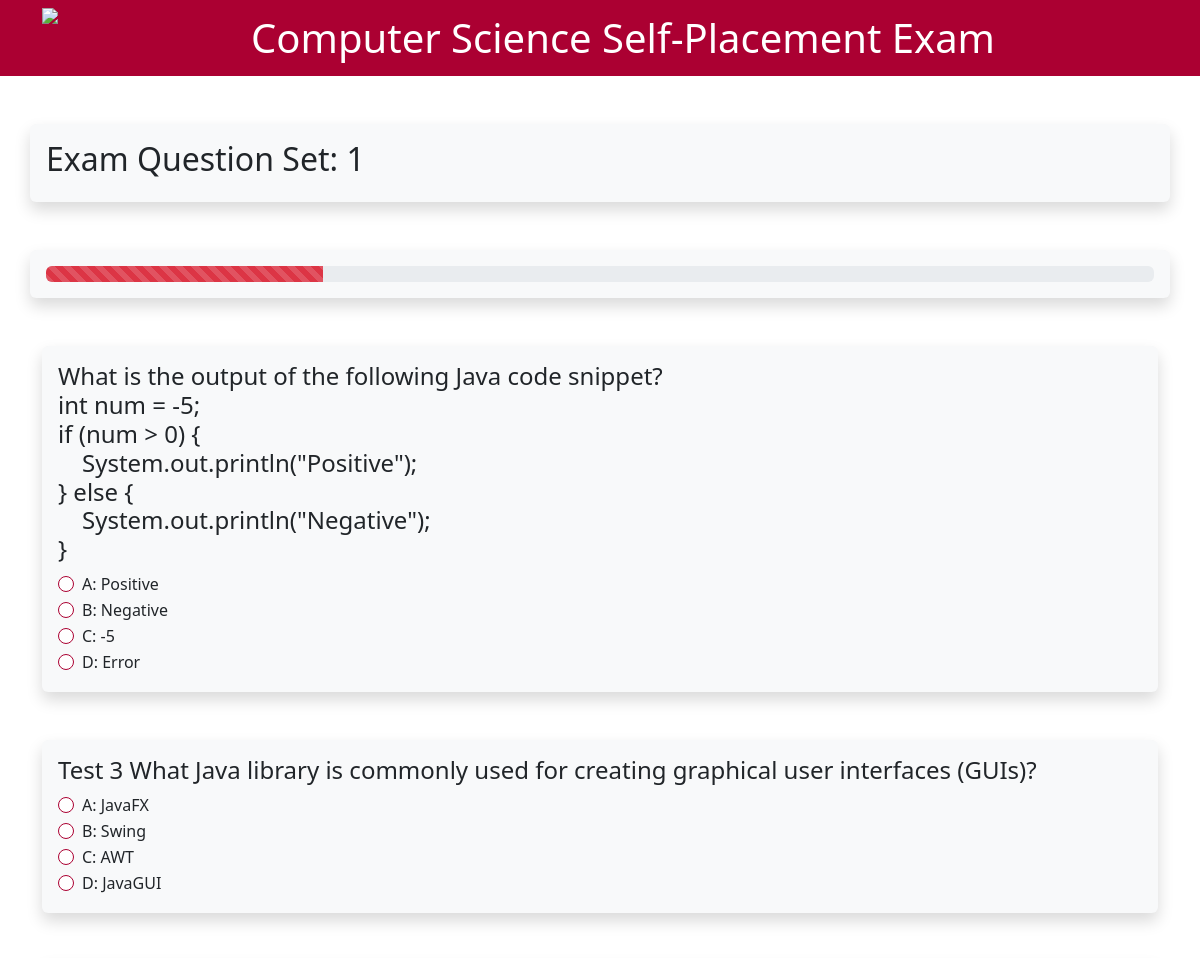
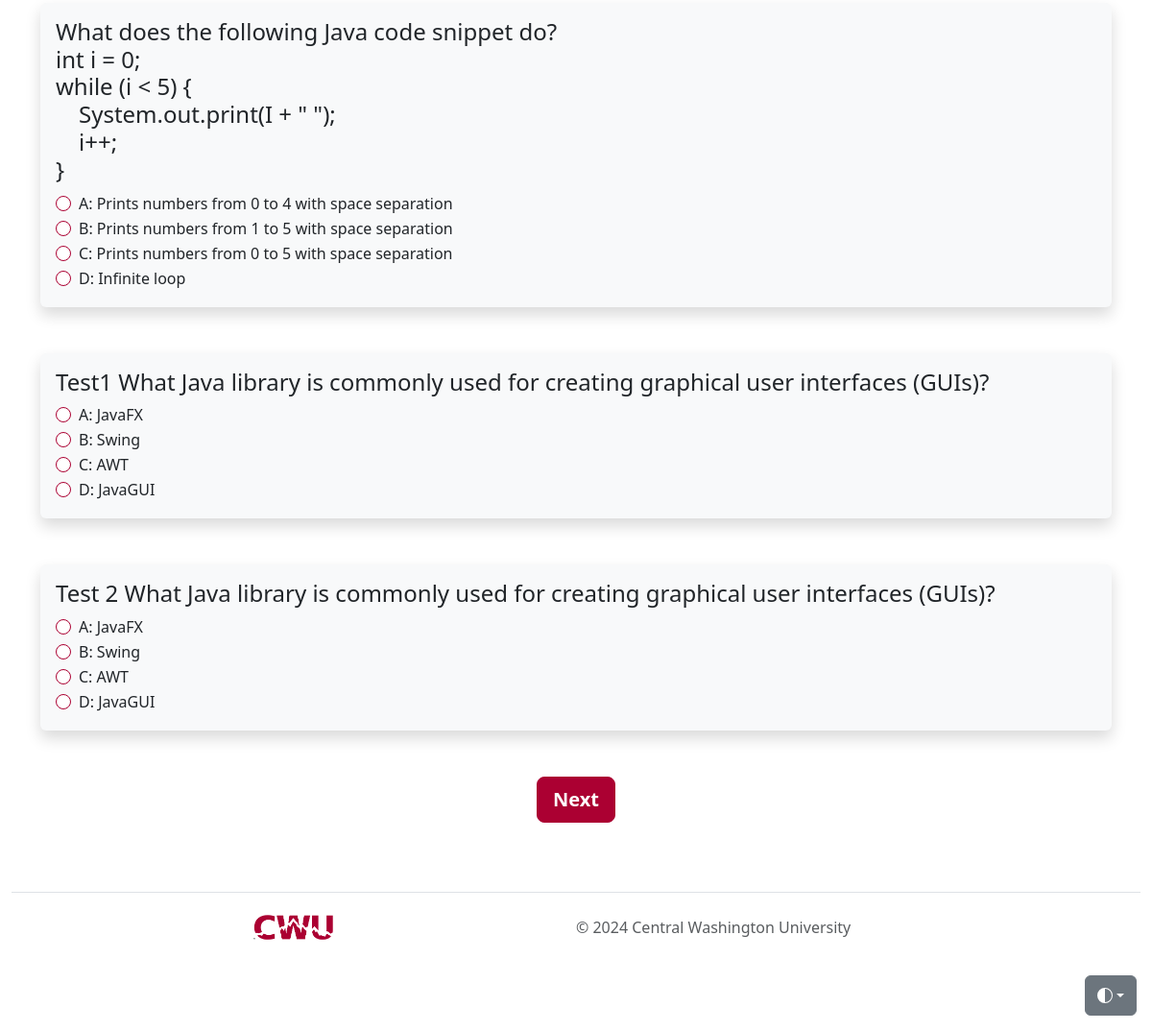
Page /QuizCore/CS110Q1.php on the committed database (2 pictures, top to bottom).
### tables this page shows
CREATE TABLE IF NOT EXISTS questions(
    question_id INT AUTO_INCREMENT,
    difficulty INT NOT NULL,
    question_body VARCHAR(500) NOT NULL,
    answer_1 VARCHAR(200) NOT NULL,
    answer_2 VARCHAR(200) NOT NULL,
    answer_3 VARCHAR(200) NOT NULL,
    answer_4 VARCHAR(200) NOT NULL,
    question_answer VARCHAR(200) NOT NULL,
    PRIMARY KEY(question_id)
);

### QuizCore/functions.php (the view)
<?php
function displayQuestions($result)
{
    if ($result->num_rows > 0) {
        while ($row = $result->fetch_assoc()) {
            echo '<div class="container shadow p-3 my-5 bg-body-tertiary rounded">';
            echo '<h4>' . $row["question_body"] . '</h4>';
            echo '<div class="form-check">';
            echo '<input class="form-check-input" type="radio" id="'  . $row["question_id"] . '-A" name="' . $row["question_id"] . '" value="' . $row["answer_1"] . '" required>';
            echo '<label class="form-check-label" for="'  . $row["question_id"] . '-A">A: ' . $row["answer_1"] . '</label><br>';
            echo '</div>';
            echo '<div class="form-check">';
            echo '<input class="form-check-input" type="radio" id="'  . $row["question_id"] . '-B" name="' . $row["question_id"] . '" value="' . $row["answer_2"] . '" required>';
            echo '<label class="form-check-label" for="'  . $row["question_id"] . '-B">B: ' . $row["answer_2"] . '</label><br>';
            echo '</div>';
            echo '<div class="form-check">';
            echo '<input class="form-check-input" type="radio" id="'  . $row["question_id"] . '-C" name="' . $row["question_id"] . '" value="' . $row["answer_3"] . '" required>';
            echo '<label class="form-check-label" for="'  . $row["question_id"] . '-C">C: ' . $row["answer_3"] . '</label><br>';
            echo '</div>';
            echo '<div class="form-check">';
            echo '<input class="form-check-input" type="radio" id="'  . $row["question_id"] . '-D" name="' . $row["question_id"] . '" value="' . $row["answer_4"] . '" required>';
            echo '<label class="form-check-label" for="'  . $row["question_id"] . '-D">D: ' . $row["answer_4"] . '</label><br>';
            echo '</div>';
            echo '</div>';
        }
    }
}
function generateProgressBar($width = 25)
{
    $progressBar = "
        <div class='container shadow p-3 my-5 bg-body-tertiary rounded'>
            <div class='progress' role='progressbar' aria-label='Animated striped example' aria-valuenow='0' aria-valuemin='0' aria-valuemax='100'>
                <div id='progressBars' class='progress-bar progress-bar-striped progress-bar-animated bg-danger' style='width: {$width}%'></div>
            </div>
        </div>
    ";
    return $progressBar;
}

### QuizCore/testheader.php (shortened to what this page needs)
<!DOCTYPE html>
<html lang="en">
<head>
  <link href="https://cdn.jsdelivr.net/npm/bootstrap@5.3.3/dist/css/bootstrap.min.css" rel="stylesheet" />
</head>
<body>
  <nav class="navbar navbar-dark bg-red" aria-label="Fourth navbar example">
    <div id=header class="container-fluid">
      <img style="margin-left: 30px;" height="60px" src="img/cwu-wildcat-spirit-mark-single-color-reversed.png" />
      <h1 id="one" style="color:white; margin:auto auto">Computer Science Self-Placement Exam</h1>
    </div>
  </nav>

### QuizCore/CS110Q1.php (shortened to what this page needs)
<?php
$conn = mysqli_connect($_SESSION['servername'], $_SESSION['username'], $_SESSION['password'], $_SESSION['dbname']);
$count_query = "SELECT COUNT(*) AS question_count FROM questions WHERE difficulty = '1'";
$count_result = $conn->query($count_query);
if ($count_result->num_rows > 0) {
  $row = $count_result->fetch_assoc();
  $total_questions = $row['question_count'];
} else {
  die("Error: Could not count questions.");
}
if ($total_questions > 5) {
  $select = "SELECT * FROM questions WHERE difficulty = '1' ORDER BY RAND() LIMIT 5";
} else {
  $select = "SELECT * FROM questions WHERE difficulty = '1'";
}
$result = $conn->query($select);
require_once 'testheader.php';
require_once 'functions.php';
?>
<div class="container shadow p-3 my-5 bg-body-tertiary rounded">
	<h2>Exam Question Set: 1</h2>
</div>
<?php echo generateProgressBar(25); ?>
<div class="container">
	<form id="Q1" method="post" action="#">
		<?php displayQuestions($result); ?>
		<div class="container d-grid gap-2 d-md-grid justify-content-md-center">
			<input type="submit" value="Next" class="btn btn-lg btn-bd-red">
		</div>
	</form>
</div>
<?php
require_once 'testfooter.php';
?>

### QuizCore/testfooter.php (shortened to what this page needs)
<div class="dropdown position-fixed bottom-0 end-0 mb-3 me-3 bd-mode-toggle">
  <button class="btn btn-secondary py-2 dropdown-toggle d-flex align-items-center" id="bd-theme" type="button" aria-expanded="false" data-bs-toggle="dropdown" aria-label="Toggle theme (auto)">
    <svg class="bi my-1 theme-icon-active" width="1em" height="1em">
      <use href="#circle-half"></use>
    </svg>
  </button>
</div>
<div class="container-fluid py-5">
  <footer class="d-flex flex-wrap justify-content-between align-items-center py-3 my-4 border-top">
    <a href="#" class="col-md-6 d-flex align-items-center justify-content-center mb-3 mb-md-0 me-md-auto link-body-emphasis text-decoration-none">
      <img src="img/cwu-logo-full-color-rgb-transparent.png" height="40px" />
    </a>
    <p class="col-md-6 mb-0 text-body-secondary">
      &copy; 2024 Central Washington University
    </p>
  </footer>
</div>
</body>
</html>

### QuizCore/testheader.php (style rules this page uses)
html, body { height: 100%; }
.form-check-input { border: var(--bs-border-width) solid #ab0032; }
.bi { vertical-align: -0.125em; fill: currentColor; }
.bd-mode-toggle { z-index: 1500; }
.bg-red { background-color: #ab0032; }
.btn-bd-red { --bd-violet-bg: #ab0032; --bd-violet-rgb: 112.520718, 44.062154, 249.437846; --bs-btn-font-weight: 600; --bs-btn-color: var(--bs-white); --bs-btn-bg: var(--bd-violet-bg); --bs-btn-border-color: var(--bd-violet-bg); --bs-btn-hover-color: var(--bs-white); --bs-btn-hover-bg: #ab0033d1; --bs-btn-hover-border-color: #b0033d1; --bs-btn-focus-shadow-rgb: var(--bd-violet-rgb); --bs-btn-active-color: var(--bs-btn-hover-color); --bs-btn-active-bg: #ab0033c0; --bs-btn-active-border-color: #ab0033c0; }

### rows in the picture
questions: question_body "What is the output of the following Java code snippet? int num = -5; if (num > 0) { System.out.println(\"Positive\"); } else { System.out.println(\"Negative\"); }", answer_1 "Positive", answer_2 "Negative", answer_3 "-5", answer_4 "Error"
questions: question_body "Test 3 What Java library is commonly used for creating graphical user interfaces (GUIs)?", answer_1 "JavaFX", answer_2 "Swing", answer_3 "AWT", answer_4 "JavaGUI"
questions: question_body "What does the following Java code snippet do? int i = 0; while (i < 5) { System.out.print(I + \" \"); i++; }", answer_1 "Prints numbers from 0 to 4 with space separation", answer_2 "Prints numbers from 1 to 5 with space separation", answer_3 "Prints numbers from 0 to 5 with space separation", answer_4 "Infinite loop"
questions: question_body "Test1 What Java library is commonly used for creating graphical user interfaces (GUIs)?", answer_1 "JavaFX", answer_2 "Swing", answer_3 "AWT", answer_4 "JavaGUI"
questions: question_body "Test 2 What Java library is commonly used for creating graphical user interfaces (GUIs)?", answer_1 "JavaFX", answer_2 "Swing", answer_3 "AWT", answer_4 "JavaGUI"
